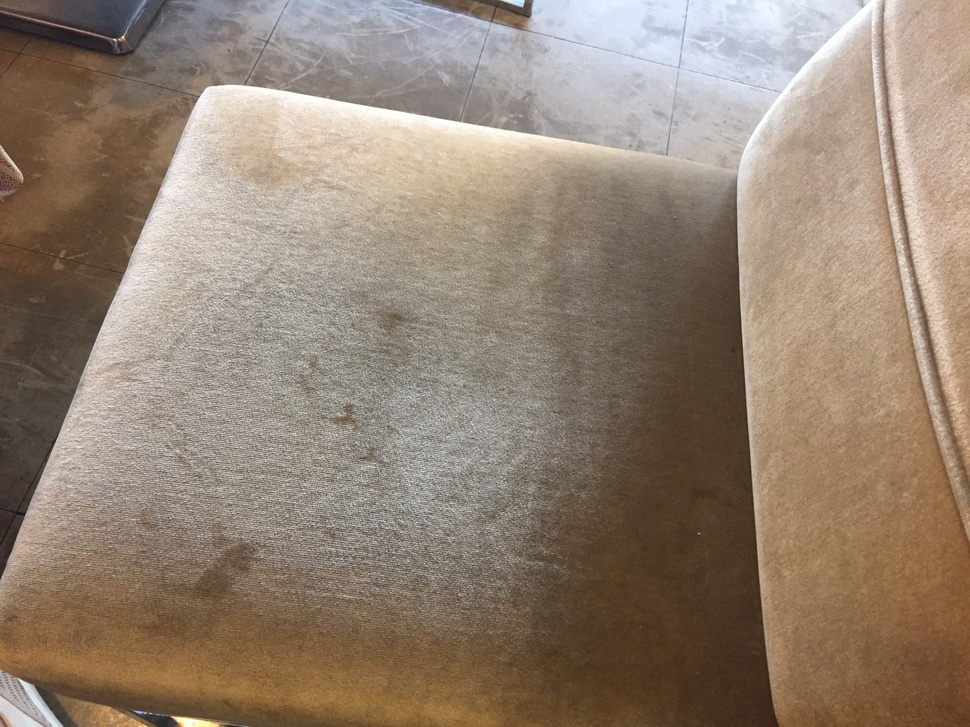
#> input picture chair.jpg, 970 x 727 px, shrunk from 1478 x 1108 before the run
$ jupyter execute --allow-errors test.ipynb   (shell and % lines are left out)
#> lines starting #> are read from the running program, lines starting #| are printed output that depends on the picture; after the words box and inside, x2 and y2 are one past the last pixel; in counts of white or black regions, pixels touching at a corner belong together
[cell 1]
import cv2, matplotlib
import numpy as np
import matplotlib.pyplot as plt

[cell 2]
# read an image
chair = cv2.imread('chair.jpg')
#> chair is the input picture: shape (727, 970, 3); mean B, G, R 114.1, 130, 147
wallet = cv2.imread('wallet.jpg')
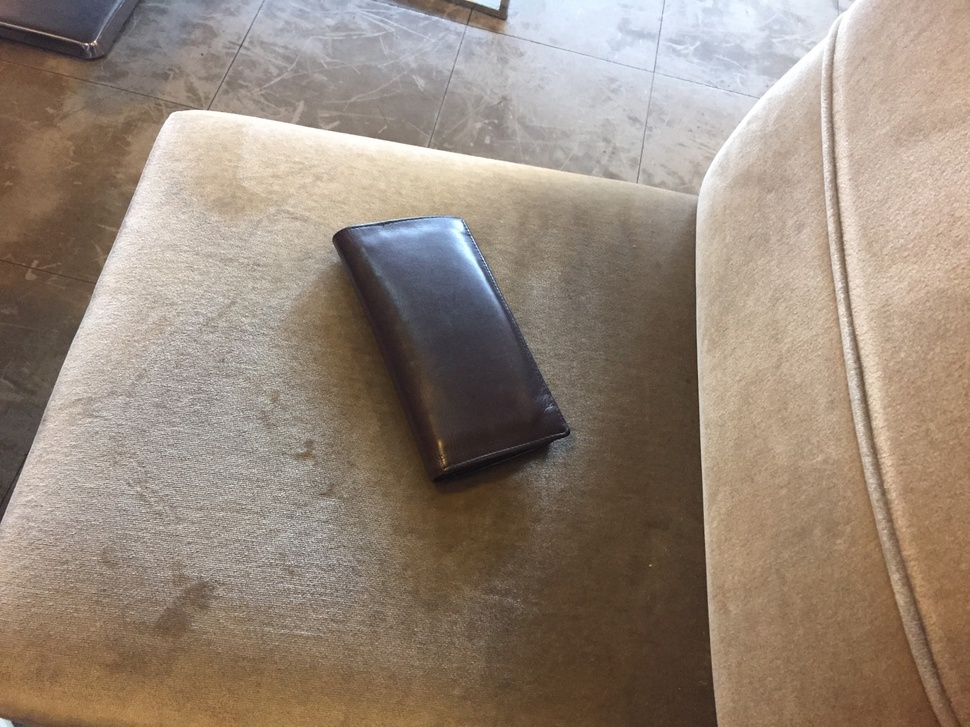
#> input picture wallet.jpg, 970 x 727 px, shrunk from 1478 x 1108 before the run
#> wallet is the input picture: shape (727, 970, 3); mean B, G, R 121.1, 135.1, 150.6
# show image format (basically a 3-d array of pixel color info, in BGR format)
print(chair,wallet)
#> (printed output is left out)

[cell 3]
chair = cv2.cvtColor(chair, cv2.COLOR_BGR2RGB)
wallet = cv2.cvtColor(wallet, cv2.COLOR_BGR2RGB)
plt.imshow(chair)

[cell 4]
# convert image to grayscale
gray_chair = cv2.cvtColor(chair, cv2.COLOR_RGB2GRAY)
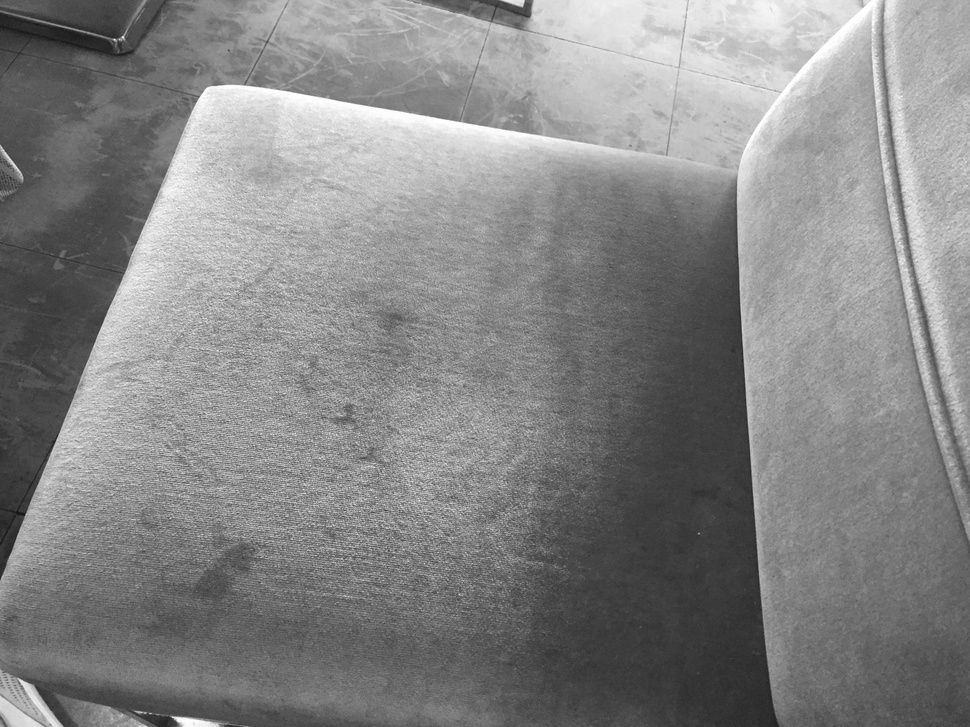
#> gray_chair: shape (727, 970); min 19, max 255, mean 133.3
gray_wallet = cv2.cvtColor(wallet, cv2.COLOR_RGB2GRAY)
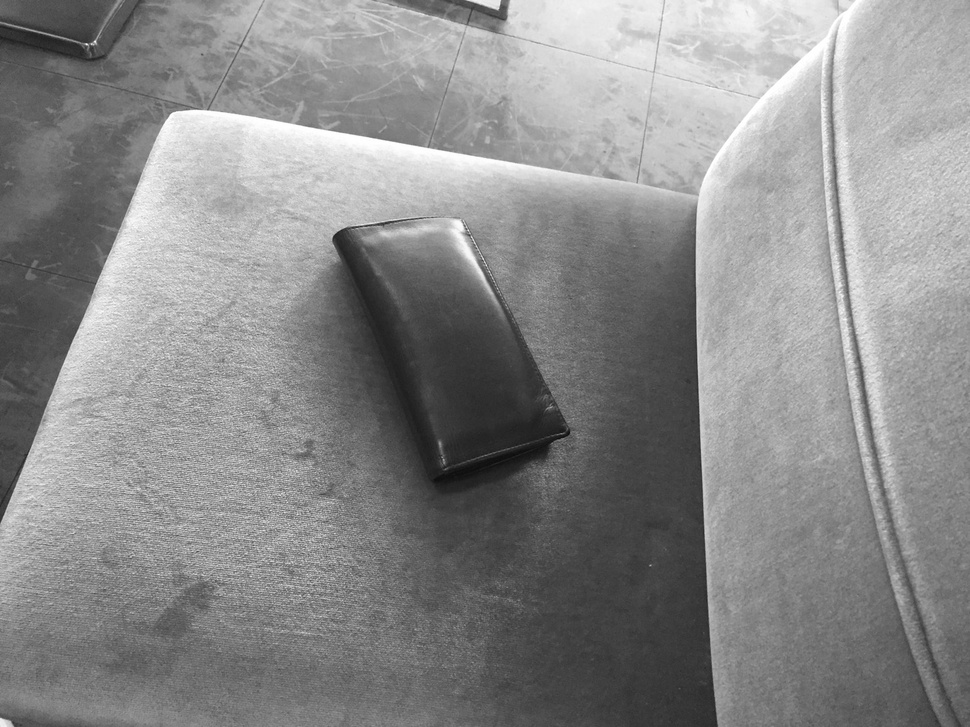
#> gray_wallet: shape (727, 970); min 12, max 255, mean 138.1
# grayscale image represented as a 2-d array
print(gray_wallet)
#> (printed output is left out)

[cell 5]
plt.imshow(gray_wallet)

[cell 6]
average_color_per_row = np.average(chair, axis=0)
#> average_color_per_row = 970 rows, first 8: [100.4, 79.69, 66.19], [101.6, 81, 67.32], [101.6, 80.84, 67.29], [101.7, 80.96, 67.28], [102.1, 81.32, 67.66], [102.4, 81.62, 67.8], [102.9, 82.17, 68.33], [103.4, 82.77, 68.75]
average_color = np.average(average_color_per_row, axis=0)
#> average_color = [147, 130, 114.1]
# convert back to uint8
average_color = np.uint8(average_color)
#> average_color = [147, 130, 114]
print(average_color)
#| [147 130 114]

[cell 7]
# create 100 x 100 pixel image with average color value
average_color_chair = np.array([[average_color]*100]*100, np.uint8)
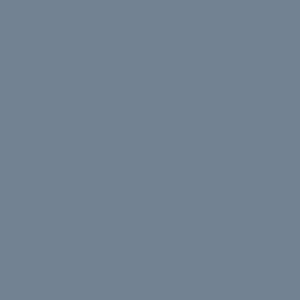
#> average_color_chair: shape (100, 100, 3) (shown 3 times larger); mean of channels 0, 1, 2 147, 130, 114; drawn as B, G, R

plt.imshow(average_color_chair)

[cell 8]
_, threshold_chair = cv2.threshold(gray_chair, 90, 255, cv2.THRESH_BINARY)
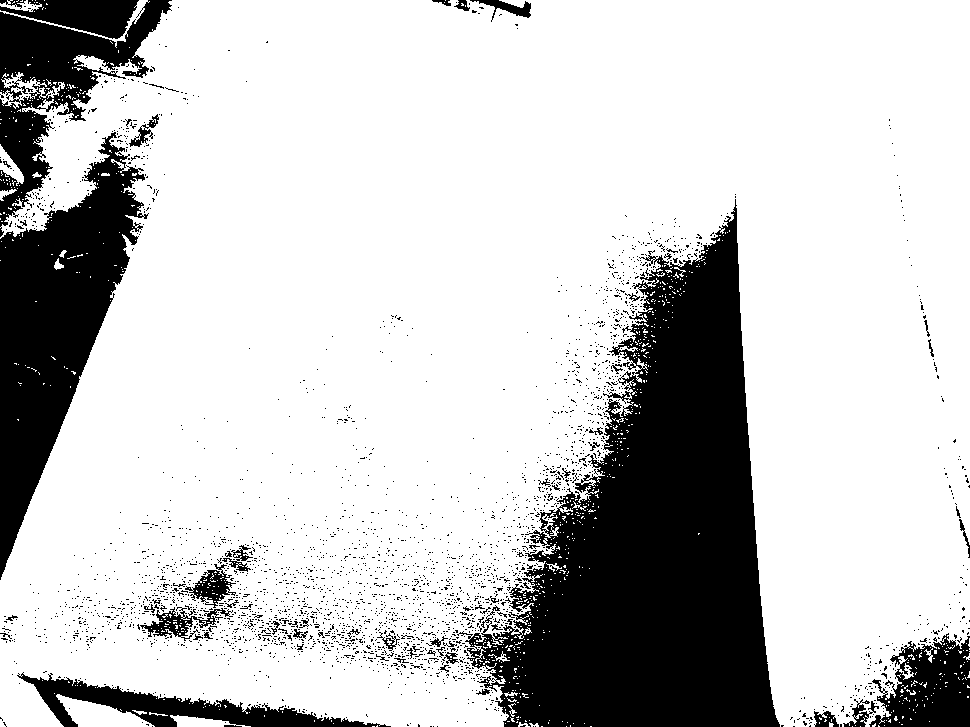
#> threshold_chair: shape (727, 970); 78.2% white; 3089 black regions (3021 under 20 px), largest, box (x1, y1, x2, y2) and area: (457, 199, 780, 727) 85219, (0, 132, 149, 580) 28265, (0, 0, 172, 237) 12539

# show image
threshold_chair = cv2.cvtColor(threshold_chair, cv2.COLOR_GRAY2RGB)
plt.imshow(threshold_chair)

[cell 9]
_, threshold_wallet = cv2.threshold(gray_wallet, 90, 255, cv2.THRESH_BINARY)
#> threshold_wallet: shape (727, 970); 78.7% white; 1505 black regions (1475 under 20 px), largest, box (x1, y1, x2, y2) and area: (332, 226, 718, 727) 116309, (0, 183, 112, 522) 17312, (0, 0, 145, 96) 4739

# show image
threshold_wallet = cv2.cvtColor(threshold_wallet, cv2.COLOR_GRAY2RGB)
plt.imshow(threshold_wallet)

[cell 10]
# 二つの画像の差分を取る
threshold_diff = cv2.absdiff(threshold_wallet, threshold_chair)
#> threshold_diff: shape (727, 970, 3); 18.2% white; 3764 white regions (3668 under 20 px), largest, box (x1, y1, x2, y2) and area: (332, 226, 614, 685) 53020, (680, 199, 780, 727) 24705, (0, 132, 149, 580) 11388
plt.imshow(threshold_diff)

[cell 11]
chair_diff = cv2.absdiff(chair, wallet)
plt.imshow(chair_diff)

[cell 12]
# convert image to grayscale
gray_diff = cv2.cvtColor(chair_diff, cv2.COLOR_RGB2GRAY)
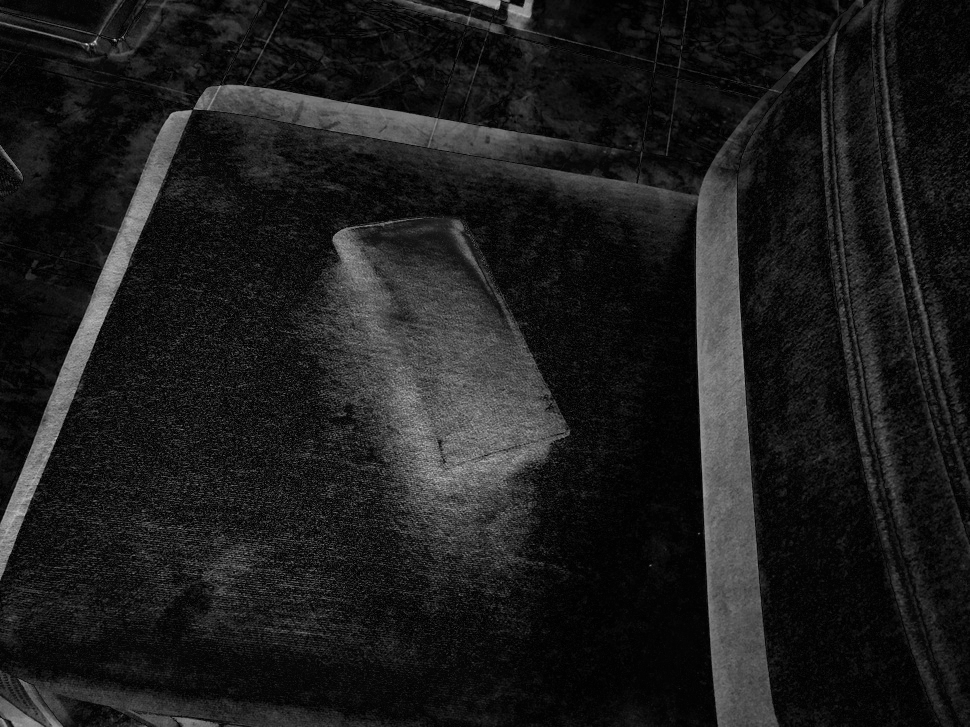
#> gray_diff: shape (727, 970); min 0, max 210, mean 28.6
# grayscale image represented as a 2-d array
_, threshold_diff = cv2.threshold(gray_diff, 50, 255, cv2.THRESH_BINARY)
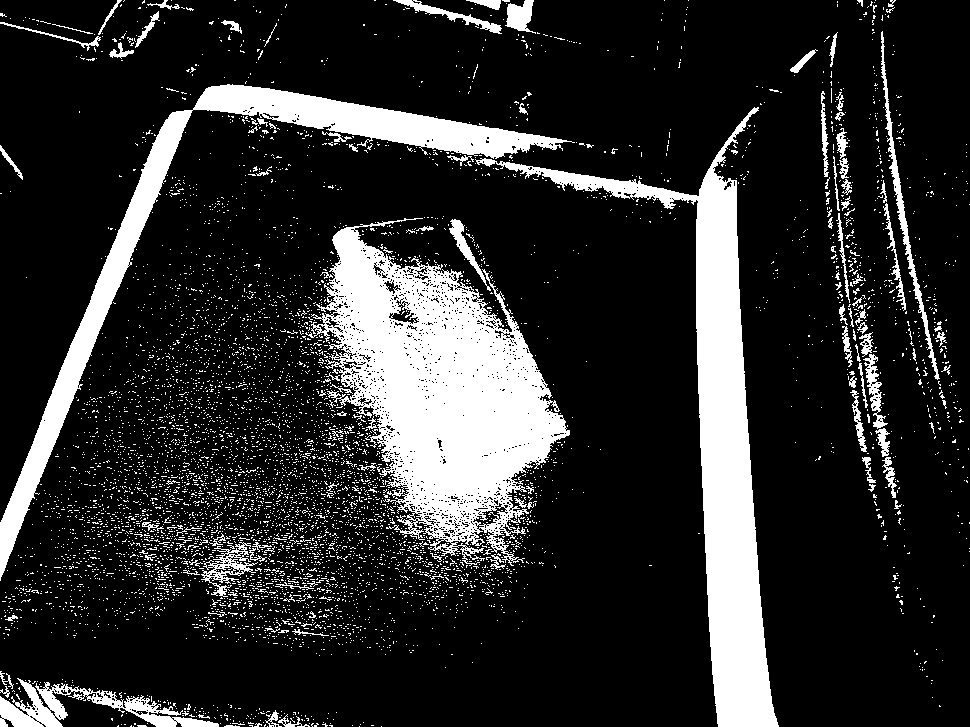
#> threshold_diff: shape (727, 970); 17.5% white; 6548 white regions (6426 under 20 px), largest, box (x1, y1, x2, y2) and area: (305, 218, 570, 566) 42768, (475, 107, 779, 727) 29568, (0, 84, 575, 581) 20302

# show image
threshold_diff = cv2.cvtColor(threshold_diff, cv2.COLOR_GRAY2RGB)
plt.imshow(threshold_diff)
